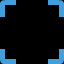

Rendered tile map (Tiled .tmx) drawn with the repository's tilesets; below, a short description and the full map source, tile grids included:
An orthogonal 1x1 tile map with 64x64 px tiles, 1 tile layer (Tile Layer 1).

<map version="1.5" tiledversion="1.6.0" orientation="orthogonal" renderorder="right-down" width="1" height="1" tilewidth="64" tileheight="64" infinite="0" nextlayerid="2" nextobjectid="1">
 <editorsettings>
  <export target="../tilemaps/blue_block_empty.json" format="json" />
 </editorsettings>
 <tileset firstgid="1" name="platformPack_tilesheet" tilewidth="64" tileheight="64" tilecount="98" columns="14">
  <image source="../tilesets/platformPack_tilesheet.png" width="896" height="448" />
 </tileset>
 <layer id="1" name="Tile Layer 1" width="1" height="1">
  <data encoding="csv">
9
</data>
 </layer>
</map>
